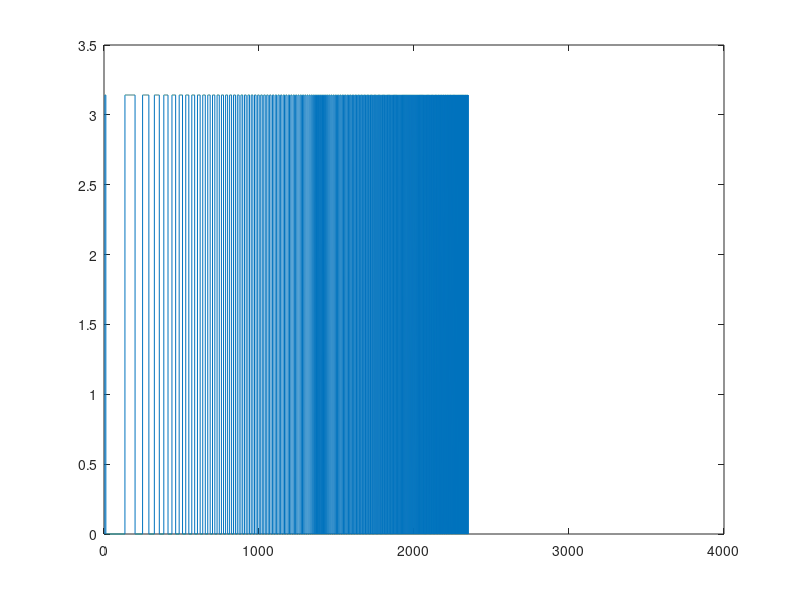

MATLAB code to generate this figure: (Note: this script raises an error after producing the figure.)
%srivastavajmps16 Figure 1 (a, b and c) method applied to Lead - Silicone
clc
w=5*2*pi*10^5;
mu1=1.49*10^10;
mu2=4*10^4;
ro1=11600;
ro2=1300;
h1=0.0013;
h2=0.003;
h=h1+h2;
coef11=(ro1/mu1)*(w^2);
coef12=(ro2/mu2)*(w^2);

limsup=4000;
step=0.1;
K2h=0:step:limsup;
K2=K2h/h;
k11=sqrt(coef11-(K2.^2));
k12=sqrt(coef12-(K2.^2));
num2=mu2*k12;
num1=mu1*k11;
coefaux1=num2./num1;
coefaux2=num1./num2;
coefaux=coefaux1+coefaux2;

trM1=cos(h2*k12).*cos(h1*k11);
trM2=0.5*coefaux.*sin(h2*k12).*sin(h1*k11);
trM=trM1-trM2;
atrM=acos(trM);
iatrM=imag(acos(trM));
ratrM=real(acos(trM));

for j = 1:(limsup*(1/step))
    if sign(iatrM(j))*sign(iatrM(j+1)) == -1
        x=(j+1)*step;
    end
end 
disp(x)

l1=plot(K2h,ratrM);
l1.Color='blue';
hold on
l2=plot(K2h, iatrM);
%ylim([-10000 10000])
l2.Color='red';
%legend({'real(K1h)','imag(K1h)'},'Location','southwest')
xlabel('K2h'); 
ylabel('K1h'); 
headline='f='+string(w/(2*pi*1000))+' kHz';
%prompt=text(limsup/10, 700, headline);

%{
plot(K2h,ratrM)
hold on
plot(K2h, iatrM)


K2h=real(round(K2h,3)).';
k11=round(k11,3).';
k12=round(k12,3).';
trM1=round(trM1,3).';
trM2=round(trM2,3).';
trM=round(trM,3).';
PSGT1=table(K2h,k11,k12,trM1,trM2,trM);
rowN=[];
for c = 1:(limsup*(1/step)+1)
    rowN=[rowN,c];
end 
rowN=string(rowN)
PSGT2=table(K2h,k11,k12,trM1,trM2,trM,'RowNames',rowN);
writetable(PSGT2,'PSGT.txt','Delimiter','\t','WriteRowNames',true);
type PSGT.txt
%}
